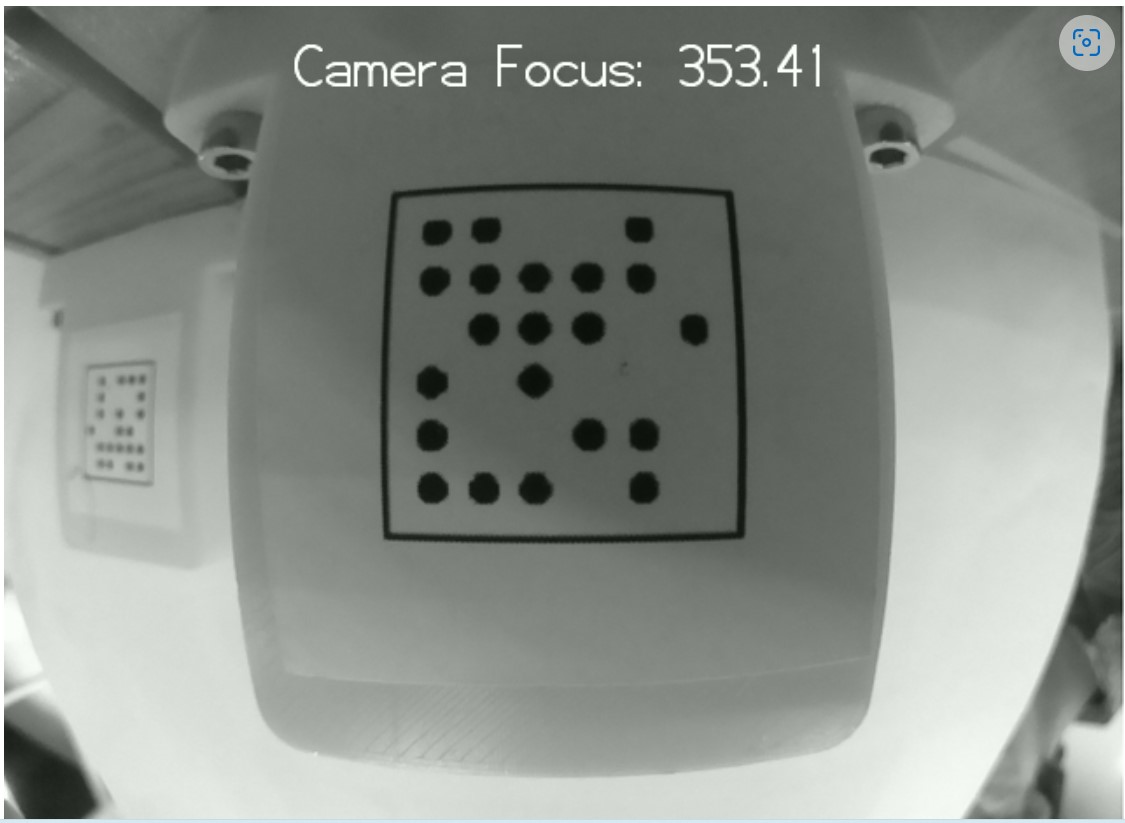
#> input picture 1.jpg, 1125 x 823 px
$ python -i EdgeDrawing.py   (imports and definitions only)   (older library calls are emulated)
#> lines starting #> are read from the running program, lines starting #| are printed output that depends on the picture
# -*- coding: utf-8 -*-
"""
Created on Sat Apr 21 13:10:49 2018

@author: Shaojun Luo
"""
import numpy as np
import cv2

# define value of HORIZONTAL
HORIZONTAL = 1
VERTICAL = -1
LEFT = -1
RIGHT = 1
UP = -1
DOWN = 1
max_gap = 4
# default parameters
EDParam_default = {'ksize': 5,
                   'sigma': 1.0,
                   'gradientThreshold': 36,
                   'anchorThreshold': 8,
                   'scanIntervals': 1}


class EdgeDrawing:
    # initiation
    def __init__(self, EDParam=EDParam_default):
        #	EDLineDetector constructor function
        # set parameters for line segment detection
        self.ksize_ = EDParam['ksize']
#> self.ksize_ = 5
        self.sigma_ = EDParam['sigma']
#> self.sigma_ = 1
        self.gradientThreshold_ = EDParam['gradientThreshold']
#> self.gradientThreshold_ = 36
        self.anchorThreshold_ = EDParam['anchorThreshold']
#> self.anchorThreshold_ = 8
        self.scanIntervals_ = EDParam['scanIntervals']
#> self.scanIntervals_ = 1
        # dimension of image
        self.MAX_X = 0
        self.MAX_Y = 0
        self.G_ = np.array([])
        self.D_ = np.array([])
        self.E_ = np.array([])

    # search algorithm for EdgeDrawing
    def GoUp_(self, x, y):
        segment = []  # array to record edge segment
        direct_next = None  # search direction of left side similart to right, up and down
        while x > 0 and self.G_[x, y] > 0 and not self.E_[x, y]:
            next_y = [max(0, y - 1), y, min(self.MAX_Y - 1, y + 1)]  # search in a valid area
            segment.append((x, y))  # extend line segments
            if self.D_[x, y] == VERTICAL:
                self.E_[x, y] = True  # mark as edge
                y_last = y  # record parent pixel
                x, y = x - 1, next_y[np.argmax(self.G_[x - 1, next_y])]  # walk to next pixel with max gradient
            else:
                direct_next = y - y_last  # change direction to continue search
                break  # stop and proceed to next search
        return segment, direct_next

    def GoDown_(self, x, y):
        segment = []
        direct_next = None
        while x < self.MAX_X - 1 and self.G_[x, y] > 0 and not self.E_[x, y]:
            next_y = [max(0, y - 1), y, min(self.MAX_Y - 1, y + 1)]
            segment.append((x, y))
            if self.D_[x, y] == VERTICAL:
                self.E_[x, y] = True
                y_last = y
                x, y = x + 1, next_y[np.argmax(self.G_[x + 1, next_y])]
            else:
                direct_next = y - y_last
                break
        return segment, direct_next

    def GoRight_(self, x, y):
        segment = []
        direct_next = None
        while y < self.MAX_Y - 1 and self.G_[x, y] > 0 and not self.E_[x, y]:
            next_x = [max(0, x - 1), x, min(self.MAX_X - 1, x + 1)]
            segment.append((x, y))
            if self.D_[x, y] == HORIZONTAL:
                self.E_[x, y] = True
                x_last = x
                x, y = next_x[np.argmax(self.G_[next_x, y + 1])], y + 1
            else:
                direct_next = x - x_last
                break
        return segment, direct_next

    def GoLeft_(self, x, y):
        segment = []
        direct_next = None
        while y > 0 and self.G_[x, y] > 0 and not self.E_[x, y]:
            next_x = [max(0, x - 1), x, min(self.MAX_X - 1, x + 1)]
            segment.append((x, y))
            if self.D_[x, y] == HORIZONTAL:
                self.E_[x, y] = True
                x_last = x
                x, y = next_x[np.argmax(self.G_[next_x, y - 1])], y - 1
            else:
                direct_next = x - x_last
                break
        return segment, direct_next

    # walk down until reach the end
    def SmartWalk_(self, x, y, direct_next):
        segment = [(x, y)]
        while direct_next is not None:
            x, y = segment[-1][0], segment[-1][1]
            # if the last point of chain is horizontal, explore horizontally
            if self.D_[x, y] == HORIZONTAL:
                # get segment sequence
                if direct_next == LEFT:
                    s, direct_next = self.GoLeft_(x, y)
                elif direct_next == RIGHT:
                    s, direct_next = self.GoRight_(x, y)
                else:
                    break
            # [4 lines of commented-out code are left out]
            elif self.D_[x, y] == VERTICAL:  # explore vertically
                if direct_next == UP:
                    s, direct_next = self.GoUp_(x, y)
                elif direct_next == DOWN:
                    s, direct_next = self.GoDown_(x, y)
                else:
                    break
            # [4 lines of commented-out code are left out]
            else:  # if the next pixel is invalid
                break
            if len(s) > 1:
                segment.extend(s[1:])
        return segment

    # find list of anchors
    def FindAnchors_(self, image):
        # detect the anchor
        anchor_list = []
        for i in range(1, image.shape[0] - 1, self.scanIntervals_):
            for j in range(1, image.shape[1] - 1, self.scanIntervals_):
                if self.D_[i, j] == HORIZONTAL:  # HORIZONTAL EDGl compare up & down
                    if self.G_[i, j] - self.G_[i - 1, j] >= self.anchorThreshold_ and self.G_[i, j] - self.G_[
                        i + 1, j] >= self.anchorThreshold_:
                        anchor_list.append((i, j))
                elif self.D_[i, j] == VERTICAL:  # VERTICAL EDGE. Compare with left & right.
                    if self.G_[i, j] - self.G_[i, j - 1] >= self.anchorThreshold_ and self.G_[i, j] - self.G_[
                        i, j + 1] >= self.anchorThreshold_:
                        anchor_list.append((i, j))
        return anchor_list

    # merge edges
    # [41 lines left out: function MergeEdges_, not called in this run]

    # edge drawing algorithm
    def EdgeDrawing(self, image, smoothed=False):
        # validation check for image
#> called with smoothed = False
        if len(image.shape) > 2:
            raise ('Use only 1 channel or grayscale image')
            return None
        # set up dimension
        self.MAX_X = image.shape[0]
        self.MAX_Y = image.shape[1]
        # if not smoothed then smooth it
        if not smoothed:  # input image hasn't been smoothed.
            img = cv2.GaussianBlur(image, (self.ksize_, self.ksize_), self.sigma_)
        else:
            img = image.copy()
        # compute dx,dy imagegradient
        dxImg_ = cv2.Sobel(img, cv2.CV_64F, 1, 0, ksize=1)
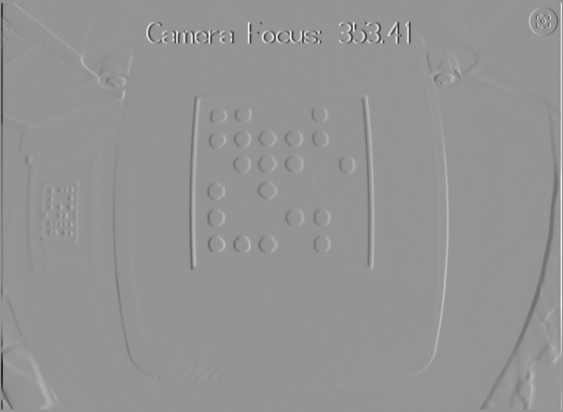
#> dxImg_: shape (823, 1125) float64 (shown at 1/2 size); min -146, max 105, mean -0.1; drawn with min black and max white
        dyImg_ = cv2.Sobel(img, cv2.CV_64F, 0, 1, ksize=1)

        # Compute gradient map and direction map
        # self.G_ = np.sqrt(dxImg_*dxImg_ + dyImg_*dyImg_)
        self.G_ = np.abs(dxImg_) + np.abs(dyImg_)
        self.G_[self.G_ < self.gradientThreshold_] = 0
        # If true, then it is horizontal edge
        self.D_ = -np.sign(np.abs(dxImg_) - np.abs(dyImg_))
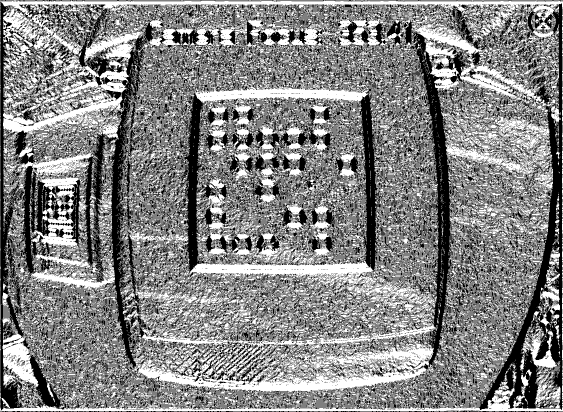
#> self.D_: shape (823, 1125) float64 (shown at 1/2 size); min -1, max 1, mean 0.0405; drawn with min black and max white
        self.D_[self.G_ < self.gradientThreshold_] = 0
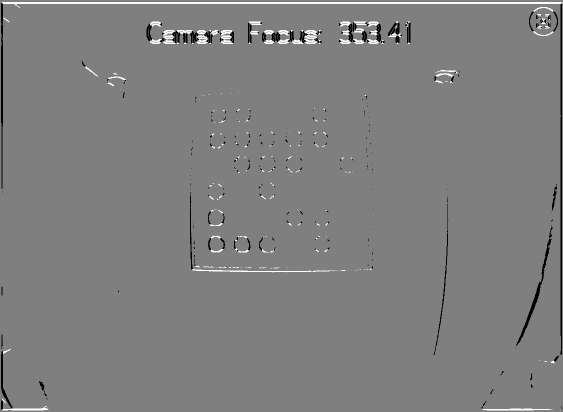
#> self.D_: shape (823, 1125) float64 (shown at 1/2 size); min -1, max 1, mean 0.000545; drawn with min black and max white

        # cv2.imwrite('Gradient.bmp',255*(self.G_>0).astype(int))
        # find anchor list
        anchor_list = self.FindAnchors_(image)
#> anchor_list = 3184 pairs, first value 6 to 819, second value 4 to 1123

        edges = []
        # initiate edgemap
        self.E_ = np.zeros(self.G_.shape, dtype=bool)
        # first round edrawing, get fragment segments
        for anchor in anchor_list:
            if not self.E_[anchor]:  # if not mark as edges
                # walk right or down
                segment_1 = self.SmartWalk_(anchor[0], anchor[1], 1)
                # reset anchor point
                self.E_[anchor] = False
                # walk left or up
                segment_2 = self.SmartWalk_(anchor[0], anchor[1], -1)
                # concat two segments
                if len(segment_1[::-1] + segment_2) > 0:
                    edges.append(segment_1[::-1] + segment_2[1:])
#> this loop made 3184 passes
#> (segment_1, segment_2) on pass 155: ([(40, 1086), (41, 1087), (41, 1088)], [(40, 1086), (41, 1085), (42, 1084), (43, 1085), (44, 1085)])
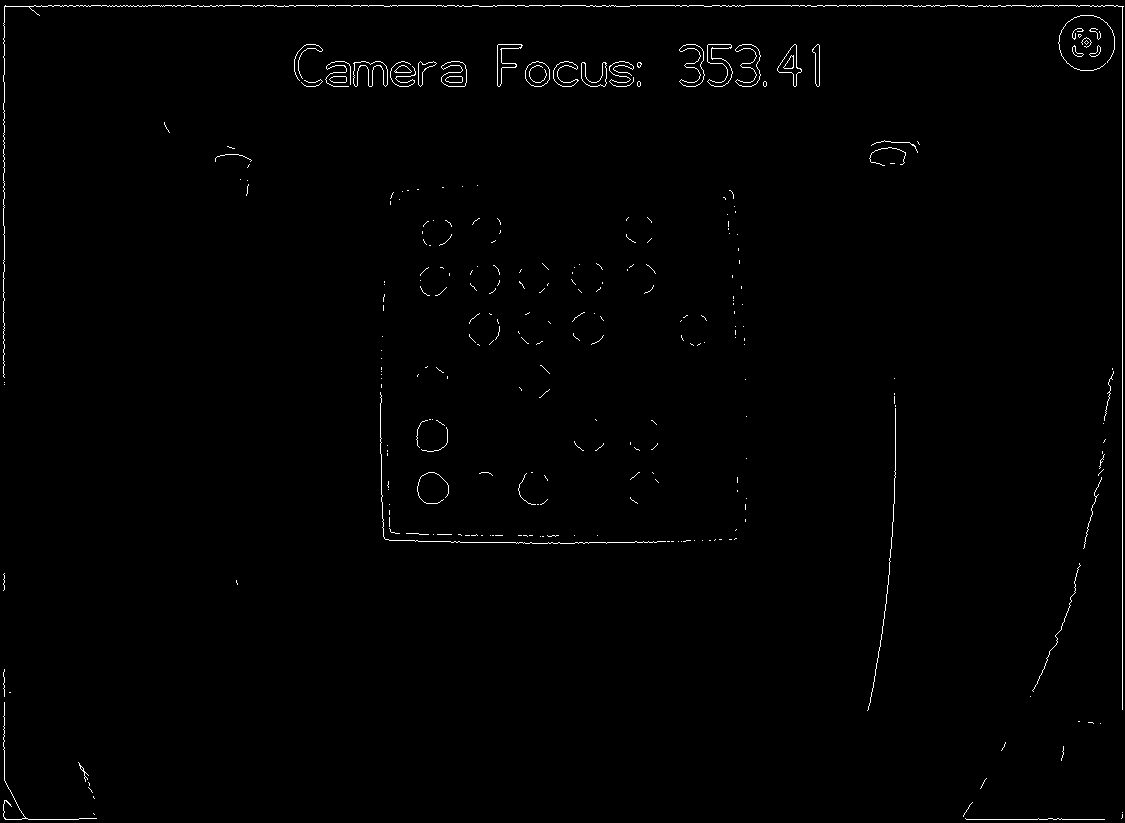
#> self.E_: shape (823, 1125) bool; 0.83% white in thin lines or dots
#> after the loop, edges = 336 items
        # merge the edges with same direction
        # self.MergeEdges_(edges)
        edge_map = 255 * self.E_.astype(np.uint8)
#> edge_map: shape (823, 1125); 0.83% white in thin lines or dots
        return edges, edge_map

>>> import cv2
>>> picture = cv2.imread('1.jpg', cv2.IMREAD_GRAYSCALE)
>>> result = EdgeDrawing().EdgeDrawing(picture)
